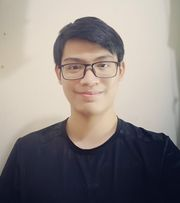
#> input picture FEM&FM_detection/author.jpg, 180 x 203 px
$ python -i app.py   (imports and definitions only)
#> lines starting #> are read from the running program, lines starting #| are printed output that depends on the picture; after the words box and inside, x2 and y2 are one past the last pixel; in counts of white or black regions, pixels touching at a corner belong together
#> further down, picture is the input picture: PIL image 180x203 RGB; mean R, G, B 141.6, 134.2, 131.3
# Import thư viện
import streamlit as st
import cv2
from PIL import Image
import numpy as np
import os


# Định nghĩa màu và font chữ
font_scale = 1.1
thicknessRect = 5
thicknessText = 2
font = cv2.FONT_HERSHEY_SIMPLEX
colorText = (250, 0, 246)

# Load dữ liệu

try:
    faceDetect = cv2.CascadeClassifier(cv2.data.haarcascades + 'haarcascade_frontalface_default.xml')
    eyeDetect = cv2.CascadeClassifier(cv2.data.haarcascades + 'haarcascade_eye.xml')
except Exception:
    st.write("Error loading cascade classifiers!")

# Nhận dạng ảnh
def FAERForImage(image):
    image = np.array(image.convert("RGB"))
    face = 0
    eyeL = 0
    eyeR = 0
    try:
        faces = faceDetect.detectMultiScale(image, 1.3, 5)
#> faces = [[51, 39, 72, 72]]
        for (x,y,w,h) in faces:
            roi = image[y:y+h, x:x+w]
            face += 1
            try:
                eyes = eyeDetect.detectMultiScale(roi)
                for (xe,ye,we,he) in eyes:
                    if ye < h/3 and xe < w/2:
                        eyeL += 1
                        cv2.rectangle(roi,(xe,ye),(xe+we,ye+he),(255,0,0),2)
                    if ye < h/3 and xe > w/2:
                        eyeR += 1
                        cv2.rectangle(roi,(xe,ye),(xe+we,ye+he),(0,0,255),2)
            except Exception:
                pass
            cv2.rectangle(image,(x,y),(x+w,y+h),(0,255,0),2)
#> this loop made 1 pass
#> (x, y, w, h, face, eyes) on pass 1: (51, 39, 72, 72, 1, [[7, 5, 54, 54]])
#> pass 1, in FAERForImage, `roi = image[y:y+h, x:x+w]`:
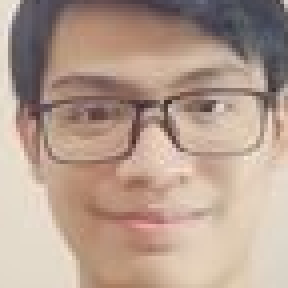
#> roi: shape (72, 72, 3) (shown 4 times larger); mean R, G, B 180.6, 157.1, 142.8
#> after the loop:
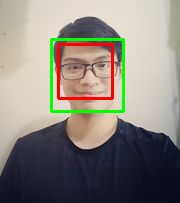
#> image: shape (203, 180, 3); 4.12% of pixels changed, all inside (x1, y1, x2, y2) = (50, 38, 125, 113)
#> after the loop:
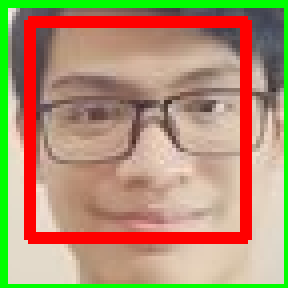
#> roi: shape (72, 72, 3) (shown 4 times larger); mean R, G, B 176.9, 146.1, 113.1
#> after the loop, eyeL = 1; eyeR = 0; face = 1
        return image, face, eyeL, eyeR
    except Exception:
        return "Error loading image!"


# Webcam & Video
# [72 lines left out: functions FAERForWebcam, main, not called in this run]


# [1 line not run here, left out]

>>> from PIL import Image
>>> picture = Image.open('author.jpg')
>>> result = FAERForImage(picture)
